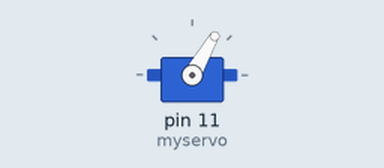
This sketch was run on a simulated Arduino Uno, built with avr-gcc and run on an emulated ATmega328P. Shown: servo.

Above: at 0.05 s.
Timing chart, 0 to 4.6 s (numbered marks = the images above):
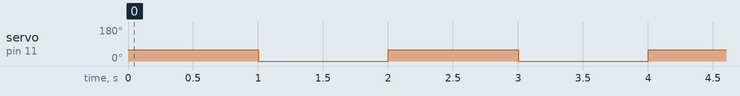

Measured:
- by itself, servo on pin 11 (myservo): alternates 60° for 1.0 s and 0° for 1.0 s

The sketch:

servo.ino
```cpp
#include <Servo.h>

Servo myservo;


void setup() {
  myservo.attach(11);
}

void loop() {
  myservo.write(60);
  delay(1000);
  myservo.write(0);
  delay(1000);
}
```
